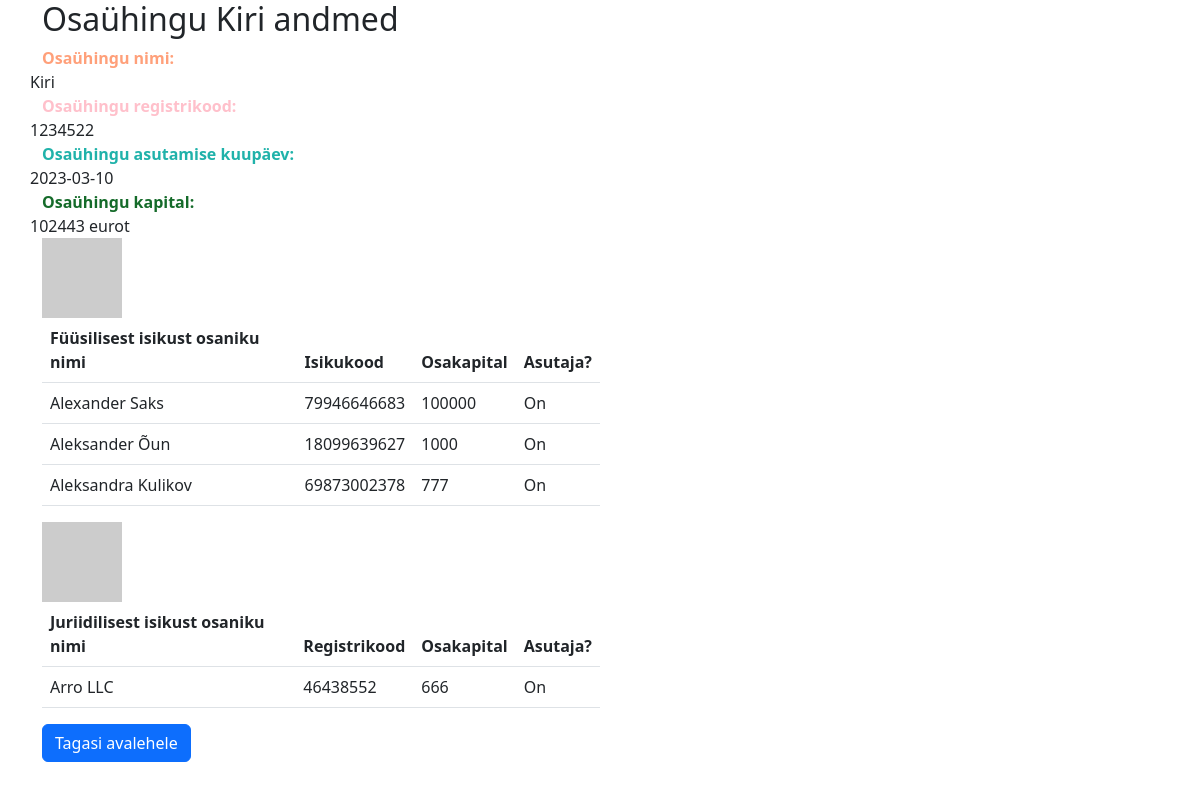
Page /osauhingud/Kiri on the committed database.
### models.py (models this page shows, shortened)
class Osauhingud(Base):
    __tablename__ = 'osauhingud'
    index = Column(Integer, primary_key=True, autoincrement=True)
    osauhingu_nimi = Column(String(100), nullable=False)
    registri_kood = Column(Integer, nullable=False)
    asutamise_kuupaev = Column(String(10), nullable=False)
    kapital = Column(Integer, nullable=False)
    fuusilised_osanikud = relationship(
        "FuusilisestIsikustOsanikud",
        secondary=many_to_many_table_fuusilised_isikud,
        back_populates="osaniku_osauhingud",
        cascade="all, delete",
    )
    juriidilised_osanikud = relationship(
        "JuriidilisestIsikustOsanikud",
        secondary=many_to_many_table_juriidilised_isikud,
        back_populates="osaniku_osauhingud",
        cascade="all, delete",
        primaryjoin="Osauhingud.index == many_to_many_table_juriidilised_isikud.c.left_id_osauhingud",
        secondaryjoin="JuriidilisestIsikustOsanikud.index == many_to_many_table_juriidilised_isikud.c.right_id_osanikud"
    )

class FuusilisestIsikustOsanikud(Base):
    __tablename__ = 'fuusilisest_isikust_osanikud'
    index = Column(Integer, primary_key=True, autoincrement=True)
    nimi = Column(String(200), nullable=False)
    isikukood = Column(String(11), nullable=False)
    osaniku_osauhingud = relationship(
        "Osauhingud",
        secondary=many_to_many_table_fuusilised_isikud,
        back_populates="fuusilised_osanikud",
        cascade="all, delete",
    )

class JuriidilisestIsikustOsanikud(Base):
    __tablename__ = 'juriidilisest_isikust_osanikud'
    index = Column(Integer, primary_key=True, autoincrement=True)
    nimi = Column(String(200), nullable=False)
    registrikood = Column(Integer, nullable=False)
    osaniku_osauhingud = relationship(
        "Osauhingud",
        secondary=many_to_many_table_juriidilised_isikud,
        back_populates="juriidilised_osanikud",
        cascade="all, delete",
    )

### tables this page shows
CREATE TABLE many_to_many_table_fuusilised_isikud (
	"index" INTEGER NOT NULL, 
	left_id_osauhingud INTEGER, 
	right_id_osanikud INTEGER, 
	osakapital INTEGER, 
	is_asutaja VARCHAR(100), 
	PRIMARY KEY ("index"), 
	FOREIGN KEY(left_id_osauhingud) REFERENCES osauhingud ("index"), 
	FOREIGN KEY(right_id_osanikud) REFERENCES fuusilisest_isikust_osanikud ("index")
);

CREATE TABLE many_to_many_table_juriidilised_isikud (
	"index" INTEGER NOT NULL, 
	left_id_osauhingud INTEGER, 
	right_id_osanikud INTEGER, 
	osakapital INTEGER, 
	is_asutaja VARCHAR(100), 
	PRIMARY KEY ("index"), 
	FOREIGN KEY(left_id_osauhingud) REFERENCES osauhingud ("index"), 
	FOREIGN KEY(right_id_osanikud) REFERENCES juriidilisest_isikust_osanikud ("index")
);

### routes.py (the view)
@app.route('/osauhingud/<osauhingu_nimi>')
def osauhingu_andmed(osauhingu_nimi):
    osauhingu_nimi = urllib.parse.unquote(osauhingu_nimi)
    andmed = pari_osauhingu_tabelid(osauhingu_nimi)
    return render_template('osauhingu_andmed.html',osauhingu_nimi=osauhingu_nimi,andmed=andmed)

### templates/osauhingu_andmed.html
{% extends "base.html" %}
{% block main %}
<div class="container">
    <div class="col-6">
        <h2>Osaühingu {{osauhingu_nimi}} andmed</h2>
    </div>
    <div class="col-6">
        <div class="row">
            <span style="color:lightsalmon;font-weight:bold;">Osaühingu nimi:</span> {{andmed[0].iloc[0]['Osaühingu nimi']}}
        </div>
        <div class="row">
            <span style="color:pink;font-weight:bold;">Osaühingu registrikood:</span> {{andmed[0].iloc[0]['Registrikood']}}
        </div>
        <div class="row">
            <span style="color:lightseagreen;font-weight:bold;">Osaühingu asutamise kuupäev:</span> {{andmed[0].iloc[0]['Asutamise kuupäev']}}
        </div>
        <div class="row">
            <span style="color:rgb(21, 107, 42);font-weight:bold;">Osaühingu kapital:</span> {{andmed[0].iloc[0]['Kapital']}} eurot
        </div>
        <img src="https://api.dicebear.com/5.x/pixel-art/svg?seed={{ [1,n,100]|random() }}&size=96" alt="avatar"/>
        <table class="table">
            <thead>
                <tr>
                    {% for column in andmed[1].columns %}
                    <th>{{ column }}</th>
                    {% endfor %}
                </tr>
            </thead>
            <tbody>
                {% for row in andmed[1].values %}
                <tr>
                    {% for value in row %}
                    <td>{{ value }}</td>
                    {% endfor %}
                </tr>
                {% endfor %}
            </tbody>
        </table>
        <img src="https://api.dicebear.com/5.x/shapes/svg?seed={{ [1,n,100]|random() }}&size=96"alt="avatar"/>
        <table class="table">
            <thead>
                <tr>
                    {% for column in andmed[2].columns %}
                    <th>{{ column }}</th>
                    {% endfor %}
                </tr>
            </thead>
            <tbody>
                {% for row in andmed[2].values %}
                <tr>
                    {% for value in row %}
                    <td>{{ value }}</td>
                    {% endfor %}
                </tr>
                {% endfor %}
            </tbody>
        </table>
        <a href="/" class="btn btn-primary">Tagasi avalehele</a>
    </div>
</div>
{% endblock %}

### templates/base.html (shortened to what this page needs)
<!DOCTYPE html>
<html>
    <head>
        <link rel="stylesheet" href="/static/styles/styles.css">
        <link rel="stylesheet" href="https://cdn.jsdelivr.net/npm/bootstrap@5.3.0-alpha1/dist/css/bootstrap.min.css"
>
        <link rel="stylesheet" type="text/css" href="https://cdn.datatables.net/1.13.3/css/jquery.dataTables.min.css">
    </head>
    <body>
        {% block main %}
        {% endblock %}
    </body>
</html>

### rows in the picture
Osauhingud: osauhingu_nimi "Kiri", asutamise_kuupaev "2023-03-10"
FuusilisestIsikustOsanikud: nimi "Alexander Saks", isikukood "79946646683"
many_to_many_table_fuusilised_isikud: is_asutaja "On"
FuusilisestIsikustOsanikud: nimi "Aleksander Õun", isikukood "18099639627"
many_to_many_table_fuusilised_isikud: is_asutaja "On"
FuusilisestIsikustOsanikud: nimi "Aleksandra Kulikov", isikukood "69873002378"
many_to_many_table_fuusilised_isikud: is_asutaja "On"
JuriidilisestIsikustOsanikud: nimi "Arro LLC"
many_to_many_table_juriidilised_isikud: is_asutaja "On"

### other values in the picture
{{ andmed[0].iloc[0]['Registrikood'] }} "1234522"
{{ andmed[0].iloc[0]['Kapital'] }} "102443"
{{ column }} "Füüsilisest isikust osaniku nimi" "Isikukood" "Osakapital" "Asutaja?"
{{ value }} "100000" "1000" "777"
{{ column }} "Juriidilisest isikust osaniku nimi" "Registrikood" "Osakapital" "Asutaja?"
{{ value }} "46438552" "666"
